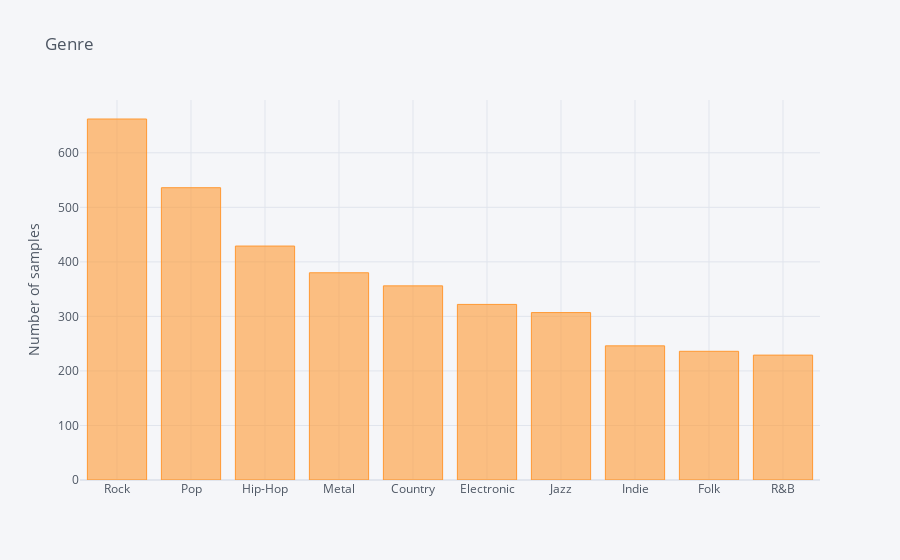

Notebook code cell kept with this figure:
### Code cell
test_labels.value_counts().sort_values(ascending=False).iplot(kind='bar', yTitle='Number of samples', title='Genre')

### Figure 1 — Plotly figure (JSON) as saved in the notebook; plotly's stock layout.template omitted (floating-point values rounded to 4 significant figures)
{"data": [{"marker": {"color": "rgba(255, 153, 51, 0.6)", "line": {"color": "rgba(255, 153, 51, 1.0)", "width": 1}}, "name": "gen", "orientation": "v", "text": "", "type": "bar", "x": ["Rock", "Pop", "Hip-Hop", "Metal", "Country", "Electronic", "Jazz", "Indie", "Folk", "R&B"], "y": [662, 536, 429, 380, 356, 322, 307, 246, 236, 229]}], "layout": {"legend": {"bgcolor": "#F5F6F9", "font": {"color": "#4D5663"}}, "paper_bgcolor": "#F5F6F9", "plot_bgcolor": "#F5F6F9", "title": {"font": {"color": "#4D5663"}, "text": "Genre"}, "xaxis": {"gridcolor": "#E1E5ED", "showgrid": true, "tickfont": {"color": "#4D5663"}, "title": {"font": {"color": "#4D5663"}, "text": ""}, "zerolinecolor": "#E1E5ED"}, "yaxis": {"gridcolor": "#E1E5ED", "showgrid": true, "tickfont": {"color": "#4D5663"}, "title": {"font": {"color": "#4D5663"}, "text": "Number of samples"}, "zerolinecolor": "#E1E5ED"}}}
